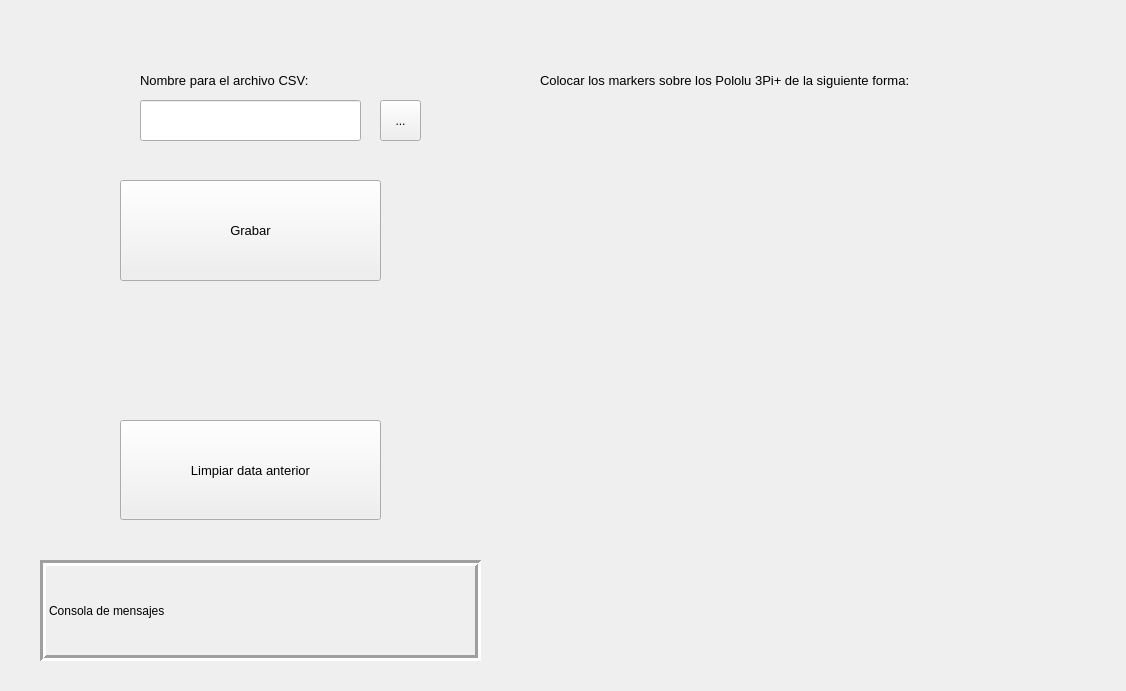
<?xml version="1.0" encoding="UTF-8"?>
<ui version="4.0">
 <class>Form</class>
 <widget class="QWidget" name="Form">
  <property name="geometry">
   <rect>
    <x>0</x>
    <y>0</y>
    <width>1126</width>
    <height>691</height>
   </rect>
  </property>
  <property name="windowTitle">
   <string>Form</string>
  </property>
  <widget class="QPushButton" name="start_monitoring">
   <property name="geometry">
    <rect>
     <x>120</x>
     <y>180</y>
     <width>261</width>
     <height>101</height>
    </rect>
   </property>
   <property name="font">
    <font>
     <pointsize>10</pointsize>
    </font>
   </property>
   <property name="text">
    <string>Grabar</string>
   </property>
  </widget>
  <widget class="QLabel" name="message_sim_monitoring">
   <property name="geometry">
    <rect>
     <x>40</x>
     <y>560</y>
     <width>441</width>
     <height>101</height>
    </rect>
   </property>
   <property name="frameShape">
    <enum>QFrame::Box</enum>
   </property>
   <property name="frameShadow">
    <enum>QFrame::Sunken</enum>
   </property>
   <property name="lineWidth">
    <number>3</number>
   </property>
   <property name="text">
    <string>Consola de mensajes</string>
   </property>
  </widget>
  <widget class="QLineEdit" name="lineEdit">
   <property name="geometry">
    <rect>
     <x>140</x>
     <y>100</y>
     <width>221</width>
     <height>41</height>
    </rect>
   </property>
  </widget>
  <widget class="QLabel" name="label">
   <property name="geometry">
    <rect>
     <x>140</x>
     <y>60</y>
     <width>241</width>
     <height>40</height>
    </rect>
   </property>
   <property name="font">
    <font>
     <pointsize>10</pointsize>
    </font>
   </property>
   <property name="text">
    <string>Nombre para el archivo CSV:</string>
   </property>
  </widget>
  <widget class="QToolButton" name="csv_location">
   <property name="geometry">
    <rect>
     <x>380</x>
     <y>100</y>
     <width>41</width>
     <height>41</height>
    </rect>
   </property>
   <property name="text">
    <string>...</string>
   </property>
  </widget>
  <widget class="QPushButton" name="clean_previous_data">
   <property name="geometry">
    <rect>
     <x>120</x>
     <y>420</y>
     <width>261</width>
     <height>100</height>
    </rect>
   </property>
   <property name="font">
    <font>
     <pointsize>10</pointsize>
    </font>
   </property>
   <property name="text">
    <string>Limpiar data anterior</string>
   </property>
  </widget>
  <widget class="QLabel" name="label_2">
   <property name="geometry">
    <rect>
     <x>500</x>
     <y>120</y>
     <width>521</width>
     <height>421</height>
    </rect>
   </property>
   <property name="text">
    <string/>
   </property>
   <property name="pixmap">
    <pixmap>pictures/marker.png</pixmap>
   </property>
   <property name="scaledContents">
    <bool>true</bool>
   </property>
  </widget>
  <widget class="QLabel" name="label_3">
   <property name="geometry">
    <rect>
     <x>540</x>
     <y>60</y>
     <width>441</width>
     <height>41</height>
    </rect>
   </property>
   <property name="font">
    <font>
     <pointsize>10</pointsize>
    </font>
   </property>
   <property name="text">
    <string>Colocar los markers sobre los Pololu 3Pi+ de la siguiente forma:</string>
   </property>
   <property name="wordWrap">
    <bool>true</bool>
   </property>
  </widget>
 </widget>
 <resources/>
 <connections/>
</ui>
